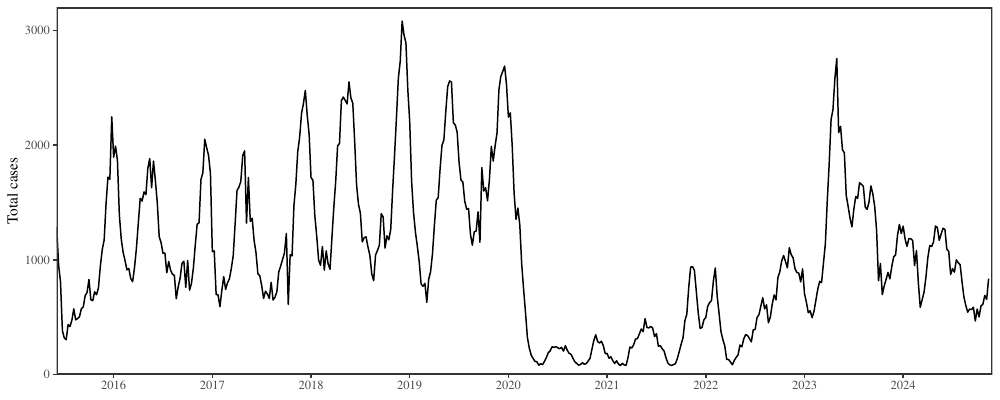

Here is the R script that generated this plot:
library(tidyr)
library(dplyr)
library(ggplot2); theme_set(theme_bw(base_family = "Times"))
library(egg)
source("../script/script_data_korea.R")

g1 <- ggplot(data_korea_scale) +
  geom_line(aes(year+week/52, total)) +
  scale_x_continuous("Year", expand=c(0, 0),
                     breaks=2014:2024) +
  scale_y_continuous("Total cases", expand=c(0, 0), limits=c(0, 3.2e3)) +
  theme(
    panel.grid = element_blank(),
    strip.background = element_blank(),
    panel.border = element_rect(linewidth=1),
    axis.title.x = element_blank()
  )

ggsave("figure_test_korea.pdf", g1, width=10, height=4)
